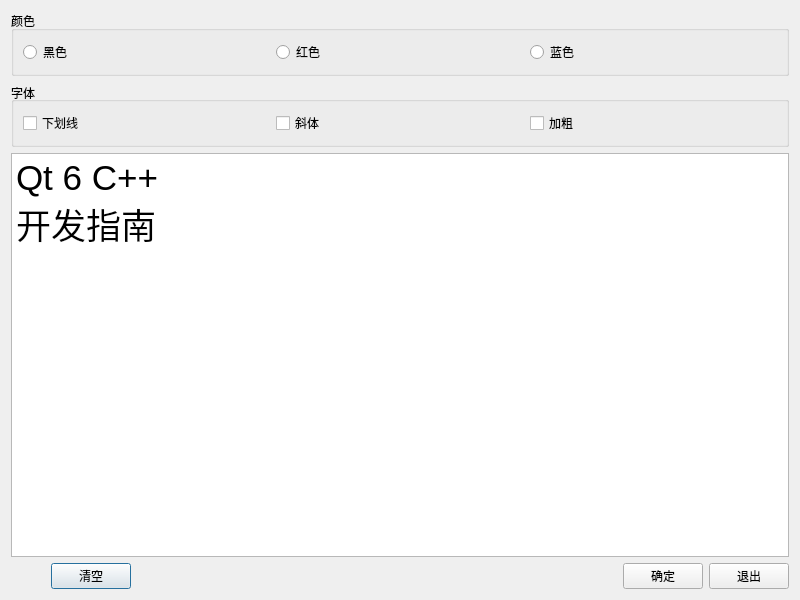
<?xml version="1.0" encoding="UTF-8"?>
<ui version="4.0">
 <class>Dialog</class>
 <widget class="QDialog" name="Dialog">
  <property name="geometry">
   <rect>
    <x>0</x>
    <y>0</y>
    <width>800</width>
    <height>600</height>
   </rect>
  </property>
  <property name="windowTitle">
   <string>信号与槽的使用</string>
  </property>
  <layout class="QVBoxLayout" name="verticalLayout">
   <item>
    <widget class="QGroupBox" name="groupBox">
     <property name="title">
      <string>颜色</string>
     </property>
     <layout class="QHBoxLayout" name="horizontalLayout_6">
      <item>
       <widget class="QRadioButton" name="radioBlack">
        <property name="text">
         <string>黑色</string>
        </property>
       </widget>
      </item>
      <item>
       <widget class="QRadioButton" name="radioRed">
        <property name="text">
         <string>红色</string>
        </property>
       </widget>
      </item>
      <item>
       <widget class="QRadioButton" name="radioBlue">
        <property name="text">
         <string>蓝色</string>
        </property>
       </widget>
      </item>
     </layout>
    </widget>
   </item>
   <item>
    <widget class="QGroupBox" name="groupBox_2">
     <property name="sizePolicy">
      <sizepolicy hsizetype="Preferred" vsizetype="Preferred">
       <horstretch>0</horstretch>
       <verstretch>0</verstretch>
      </sizepolicy>
     </property>
     <property name="title">
      <string>字体</string>
     </property>
     <property name="alignment">
      <set>Qt::AlignLeading|Qt::AlignLeft|Qt::AlignVCenter</set>
     </property>
     <property name="flat">
      <bool>false</bool>
     </property>
     <property name="checkable">
      <bool>false</bool>
     </property>
     <property name="checked">
      <bool>false</bool>
     </property>
     <layout class="QHBoxLayout" name="horizontalLayout_5">
      <item>
       <widget class="QCheckBox" name="checkBoxUnfer">
        <property name="text">
         <string>下划线</string>
        </property>
       </widget>
      </item>
      <item>
       <widget class="QCheckBox" name="checkBoxItalic">
        <property name="text">
         <string>斜体</string>
        </property>
       </widget>
      </item>
      <item>
       <widget class="QCheckBox" name="checkBoxBold">
        <property name="palette">
         <palette>
          <active>
           <colorrole role="Button">
            <brush brushstyle="SolidPattern">
             <color alpha="255">
              <red>0</red>
              <green>255</green>
              <blue>255</blue>
             </color>
            </brush>
           </colorrole>
           <colorrole role="Text">
            <brush brushstyle="SolidPattern">
             <color alpha="255">
              <red>33</red>
              <green>186</green>
              <blue>200</blue>
             </color>
            </brush>
           </colorrole>
          </active>
          <inactive>
           <colorrole role="Button">
            <brush brushstyle="SolidPattern">
             <color alpha="255">
              <red>0</red>
              <green>255</green>
              <blue>255</blue>
             </color>
            </brush>
           </colorrole>
           <colorrole role="Text">
            <brush brushstyle="SolidPattern">
             <color alpha="255">
              <red>33</red>
              <green>186</green>
              <blue>200</blue>
             </color>
            </brush>
           </colorrole>
          </inactive>
          <disabled>
           <colorrole role="Button">
            <brush brushstyle="SolidPattern">
             <color alpha="255">
              <red>0</red>
              <green>255</green>
              <blue>255</blue>
             </color>
            </brush>
           </colorrole>
          </disabled>
         </palette>
        </property>
        <property name="text">
         <string>加粗</string>
        </property>
       </widget>
      </item>
     </layout>
    </widget>
   </item>
   <item>
    <widget class="QPlainTextEdit" name="plainTextEdit">
     <property name="sizePolicy">
      <sizepolicy hsizetype="Expanding" vsizetype="Expanding">
       <horstretch>0</horstretch>
       <verstretch>0</verstretch>
      </sizepolicy>
     </property>
     <property name="sizeIncrement">
      <size>
       <width>0</width>
       <height>0</height>
      </size>
     </property>
     <property name="baseSize">
      <size>
       <width>0</width>
       <height>0</height>
      </size>
     </property>
     <property name="font">
      <font>
       <pointsize>26</pointsize>
      </font>
     </property>
     <property name="plainText">
      <string>Qt 6 C++
开发指南</string>
     </property>
    </widget>
   </item>
   <item>
    <layout class="QHBoxLayout" name="horizontalLayout_4">
     <item>
      <spacer name="horizontalSpacer">
       <property name="orientation">
        <enum>Qt::Horizontal</enum>
       </property>
       <property name="sizeType">
        <enum>QSizePolicy::Fixed</enum>
       </property>
       <property name="sizeHint" stdset="0">
        <size>
         <width>40</width>
         <height>20</height>
        </size>
       </property>
      </spacer>
     </item>
     <item>
      <widget class="QPushButton" name="btnClear">
       <property name="text">
        <string>清空</string>
       </property>
      </widget>
     </item>
     <item>
      <spacer name="horizontalSpacer_2">
       <property name="orientation">
        <enum>Qt::Horizontal</enum>
       </property>
       <property name="sizeHint" stdset="0">
        <size>
         <width>40</width>
         <height>20</height>
        </size>
       </property>
      </spacer>
     </item>
     <item>
      <widget class="QPushButton" name="btnOK">
       <property name="text">
        <string>确定</string>
       </property>
      </widget>
     </item>
     <item>
      <widget class="QPushButton" name="btnExit">
       <property name="baseSize">
        <size>
         <width>0</width>
         <height>0</height>
        </size>
       </property>
       <property name="text">
        <string>退出</string>
       </property>
      </widget>
     </item>
    </layout>
   </item>
  </layout>
 </widget>
 <tabstops>
  <tabstop>radioBlack</tabstop>
  <tabstop>radioRed</tabstop>
  <tabstop>radioBlue</tabstop>
  <tabstop>checkBoxUnfer</tabstop>
  <tabstop>checkBoxItalic</tabstop>
  <tabstop>checkBoxBold</tabstop>
  <tabstop>btnClear</tabstop>
  <tabstop>btnOK</tabstop>
  <tabstop>btnExit</tabstop>
  <tabstop>plainTextEdit</tabstop>
 </tabstops>
 <resources/>
 <connections>
  <connection>
   <sender>btnExit</sender>
   <signal>clicked()</signal>
   <receiver>Dialog</receiver>
   <slot>close()</slot>
   <hints>
    <hint type="sourcelabel">
     <x>752</x>
     <y>578</y>
    </hint>
    <hint type="destinationlabel">
     <x>399</x>
     <y>299</y>
    </hint>
   </hints>
  </connection>
  <connection>
   <sender>btnOK</sender>
   <signal>clicked()</signal>
   <receiver>Dialog</receiver>
   <slot>accept()</slot>
   <hints>
    <hint type="sourcelabel">
     <x>671</x>
     <y>578</y>
    </hint>
    <hint type="destinationlabel">
     <x>399</x>
     <y>299</y>
    </hint>
   </hints>
  </connection>
 </connections>
</ui>
